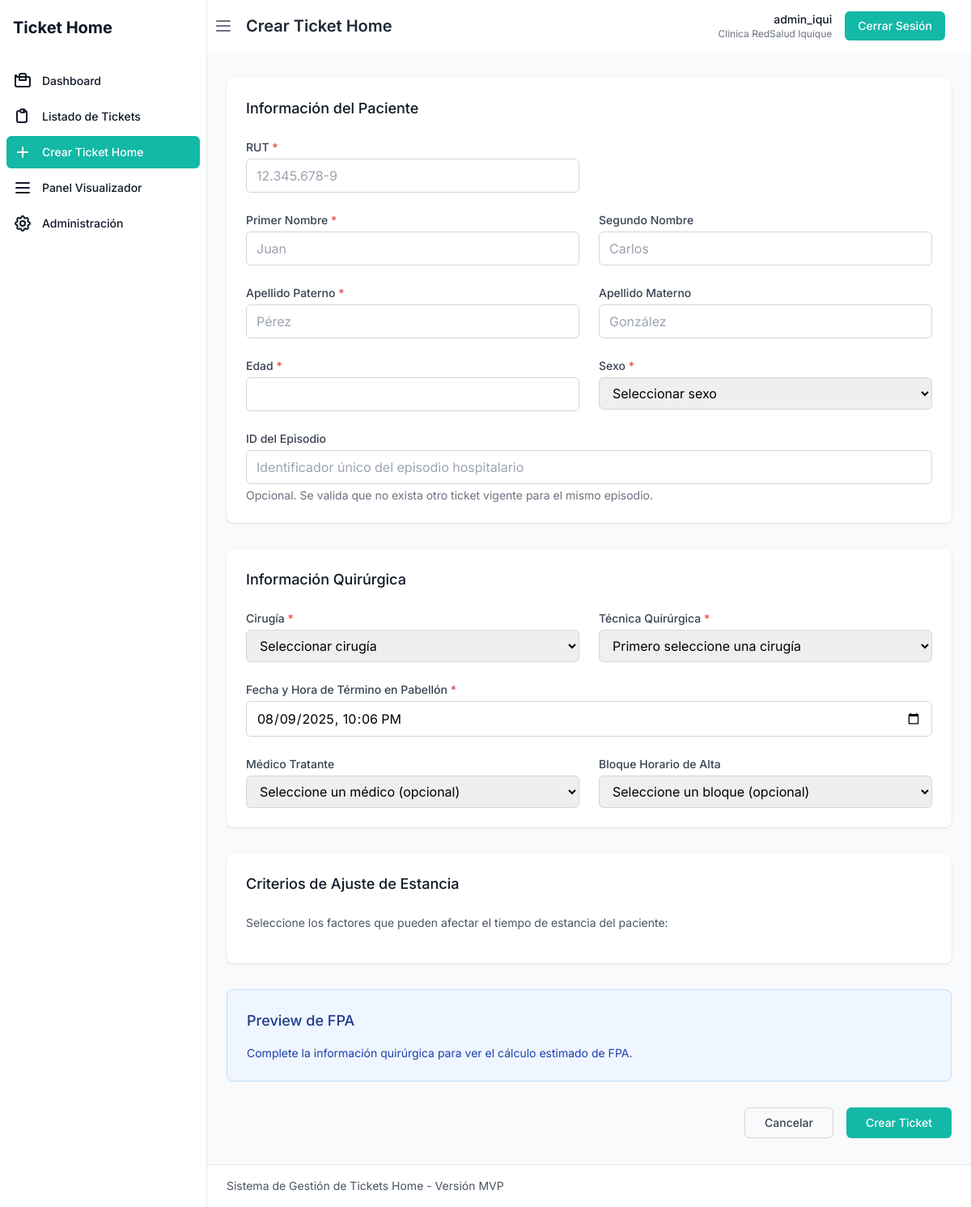
/tickets/create (signed in), run on an earlier commit of the app's database.
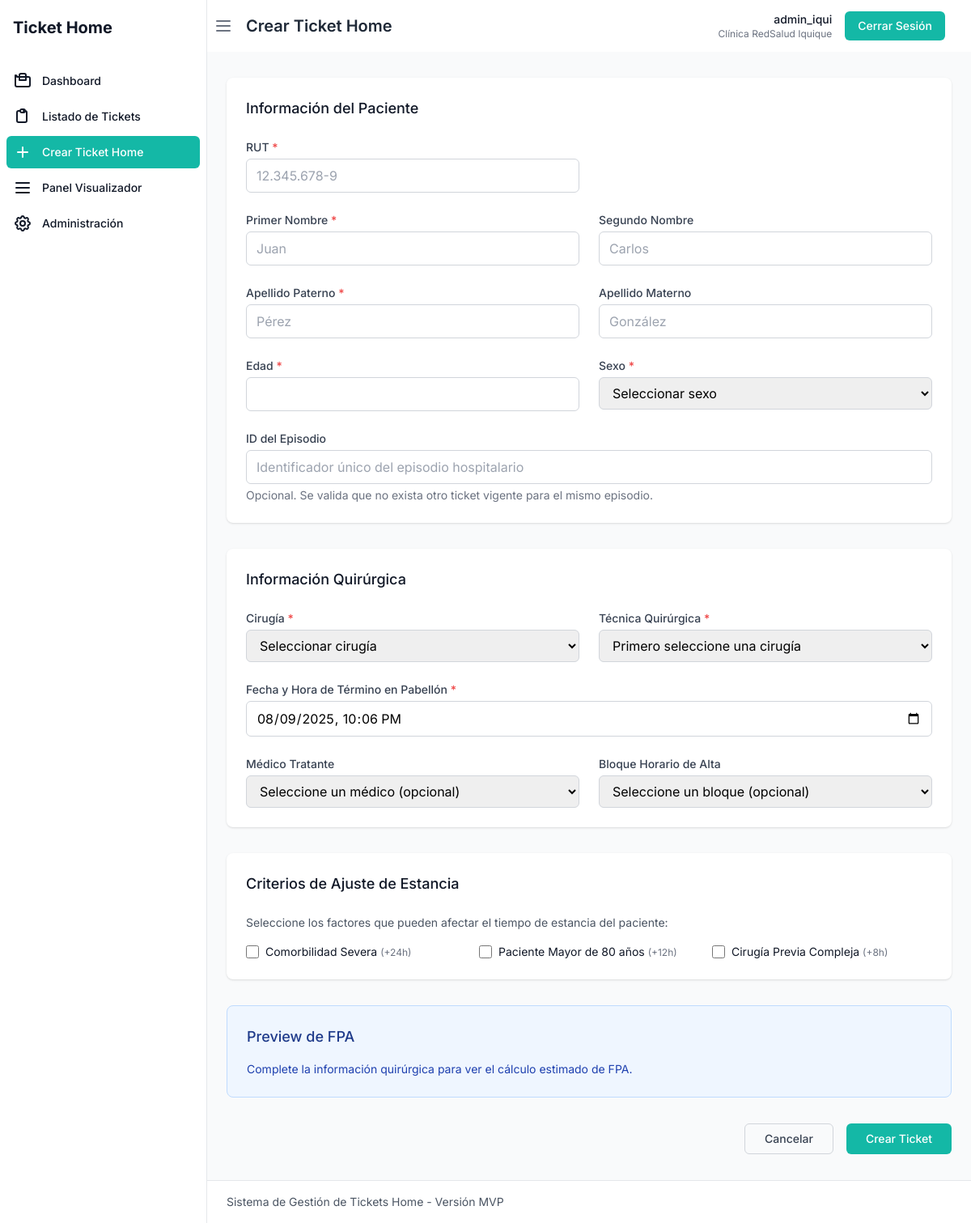
And on a later commit of the database.
### models.py (models this page shows)
class StayAdjustmentCriterion(db.Model):
    id = db.Column(db.Integer, primary_key=True)
    name = db.Column(db.String(200), nullable=False)
    hours_adjustment = db.Column(db.Integer, nullable=False)
    category = db.Column(db.String(100), nullable=False)
    is_active = db.Column(db.Boolean, default=True)
    clinic_id = db.Column(db.Integer, db.ForeignKey('clinic.id'), nullable=False)
    def to_dict(self):
        return {
            'id': self.id,
            'name': self.name,
            'hours_adjustment': self.hours_adjustment,
            'category': self.category
        }

### routes/tickets.py (the view, shortened to what this page needs)
@tickets_bp.route('/create', methods=['GET', 'POST'])
@login_required
def create():
    clinic_id = current_user.clinic_id
    surgeries = Surgery.query.filter_by(is_active=True, applies_ticket_home=True, clinic_id=clinic_id).all()
    techniques = Technique.query.filter_by(is_active=True, clinic_id=clinic_id).all()
    adjustments = StayAdjustmentCriterion.query.filter_by(is_active=True, clinic_id=clinic_id).all()
    doctors = Doctor.query.filter_by(is_active=True, clinic_id=clinic_id).all()
    discharge_slots = DischargeTimeSlot.query.filter_by(is_active=True, clinic_id=clinic_id).order_by(DischargeTimeSlot.start_time).all()
    techniques_json = [t.to_dict() for t in techniques]
    adjustments_json = [a.to_dict() for a in adjustments]
    return render_template('tickets/create.html',
                         surgeries=surgeries, techniques=techniques, techniques_json=techniques_json,
                         adjustments=adjustments, adjustments_json=adjustments_json,
                         doctors=doctors, discharge_slots=discharge_slots)

### models.py (called while the page is built)
    def is_admin(self):
        return self.role == 'admin'

    def to_dict(self):
        return {
            'id': self.id,
            'name': self.name,
            'base_stay_hours': self.base_stay_hours,
            'surgery_id': self.surgery_id
        }

### templates/tickets/create.html (shortened to what the changed rows need)
{% extends "base.html" %}
{% block page_title %}Crear Ticket Home{% endblock %}
{% block content %}
<div class="max-w-4xl mx-auto">
    <form method="POST" class="space-y-8">
        <div class="bg-white shadow rounded-lg p-6">
            <div class="grid grid-cols-1 md:grid-cols-2 lg:grid-cols-3 gap-4">
                {% for adjustment in adjustments %}
                <div class="flex items-center">
                    <input type="checkbox" id="adjustment_{{ adjustment.id }}" name="adjustment_ids" value="{{ adjustment.id }}"
                           class="h-4 w-4 text-primary focus:ring-primary border-gray-300 rounded">
                    <label for="adjustment_{{ adjustment.id }}" class="ml-2 block text-sm text-gray-900">
                        {{ adjustment.name }}
                        <span class="text-xs text-gray-500">
                            ({% if adjustment.hours_adjustment >= 0 %}+{% endif %}{{ adjustment.hours_adjustment }}h)
                        </span>
                    </label>
                </div>
                {% endfor %}
            </div>
        </div>
    </form>
</div>
{% endblock %}

What changed in the data, as far as the page shows it:
added StayAdjustmentCriterion: name "Comorbilidad Severa", hours_adjustment "24"
added StayAdjustmentCriterion: name "Paciente Mayor de 80 años", hours_adjustment "12"
added StayAdjustmentCriterion: name "Cirugía Previa Compleja", hours_adjustment "8"
